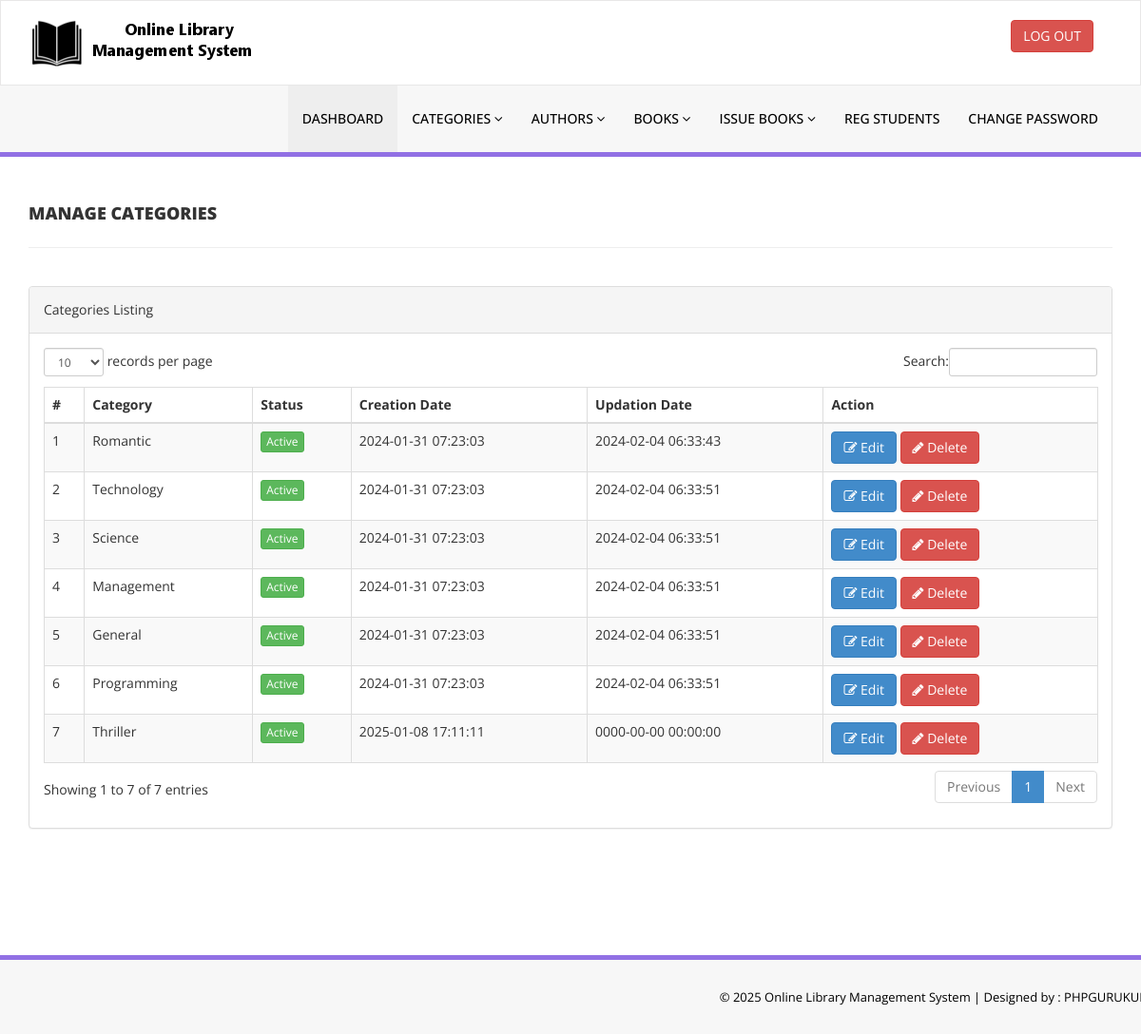
/admin/manage-categories.php (signed in), run on the app's committed database.
### tables this page shows
CREATE TABLE `tblcategory` (
  `id` int(11) NOT NULL,
  `CategoryName` varchar(150) DEFAULT NULL,
  `Status` int(1) DEFAULT NULL,
  `CreationDate` timestamp NULL DEFAULT current_timestamp(),
  `UpdationDate` timestamp NULL DEFAULT '0000-00-00 00:00:00' ON UPDATE current_timestamp()
);

### admin/manage-categories.php (the view, shortened to what this page needs)
<?php
include('includes/config.php');
if(strlen($_SESSION['alogin'])==0)
    {
header('location:index.php');
}
else{
    ?>
<!DOCTYPE html>
<html xmlns="http://www.w3.org/1999/xhtml">
<head>
    <link href="assets/css/bootstrap.css" rel="stylesheet" />
    <link href="assets/css/font-awesome.css" rel="stylesheet" />
    <link href="assets/js/dataTables/dataTables.bootstrap.css" rel="stylesheet" />
    <link href="assets/css/style.css" rel="stylesheet" />
</head>
<body>
<?php include('includes/header.php');?>
    <div class="content-wrapper">
         <div class="container">
        <div class="row pad-botm">
            <div class="col-md-12">
                <h4 class="header-line">Manage Categories</h4>
    </div>
     <div class="row">
</div>
        </div>
            <div class="row">
                <div class="col-md-12">
                    <div class="panel panel-default">
                        <div class="panel-heading">
                           Categories Listing
                        </div>
                        <div class="panel-body">
                            <div class="table-responsive">
                                <table class="table table-striped table-bordered table-hover" id="dataTables-example">
                                    <thead>
                                        <tr>
                                            <th>#</th>
                                            <th>Category</th>
                                            <th>Status</th>
                                            <th>Creation Date</th>
                                            <th>Updation Date</th>
                                            <th>Action</th>
                                        </tr>
                                    </thead>
                                    <tbody>
<?php $sql = "SELECT * from  tblcategory";
$query = $dbh -> prepare($sql);
$query->execute();
$results=$query->fetchAll(PDO::FETCH_OBJ);
$cnt=1;
if($query->rowCount() > 0)
{
foreach($results as $result)
{               ?>
                                        <tr class="odd gradeX">
                                            <td class="center"><?php echo htmlentities($cnt);?></td>
                                            <td class="center"><?php echo htmlentities($result->CategoryName);?></td>
                                            <td class="center"><?php if($result->Status==1) {?>
                                            <a href="#" class="btn btn-success btn-xs">Active</a>
                                            <?php } else {?>
                                            <a href="#" class="btn btn-danger btn-xs">Inactive</a>
                                            <?php } ?></td>
                                            <td class="center"><?php echo htmlentities($result->CreationDate);?></td>
                                            <td class="center"><?php echo htmlentities($result->UpdationDate);?></td>
                                            <td class="center">
                                            <a href="edit-category.php?catid=<?php echo htmlentities($result->id);?>"><button class="btn btn-primary"><i class="fa fa-edit "></i> Edit</button>
                                          <a href="manage-categories.php?del=<?php echo htmlentities($result->id);?>" onclick="return confirm('Are you sure you want to delete?');"" >  <button class="btn btn-danger"><i class="fa fa-pencil"></i> Delete</button>
                                            </td>
                                        </tr>
 <?php $cnt=$cnt+1;}} ?>
                                    </tbody>
                                </table>
                            </div>
                        </div>
                    </div>
                </div>
            </div>
    </div>
    </div>
  <?php include('includes/footer.php');?>
</body>
</html>
<?php } ?>

### admin/assets/css/style.css (style rules this page uses)
.content-wrapper { margin-top: 40px; min-height:800px; padding-bottom:90px; }
.header-line { font-weight:900; padding-bottom:25px; border-bottom:1px solid #eeeeee; text-transform:uppercase; }
.pad-botm { padding-bottom:30px; }

### data on the page
tblcategory: CategoryName "Romantic", Status "Active", CreationDate "2024-01-31 07:23:03", UpdationDate "2024-02-04 06:33:43"
tblcategory: CategoryName "Technology", Status "Active", CreationDate "2024-01-31 07:23:03", UpdationDate "2024-02-04 06:33:51"
tblcategory: CategoryName "Science", Status "Active", CreationDate "2024-01-31 07:23:03", UpdationDate "2024-02-04 06:33:51"
tblcategory: CategoryName "Management", Status "Active", CreationDate "2024-01-31 07:23:03", UpdationDate "2024-02-04 06:33:51"
tblcategory: CategoryName "General", Status "Active", CreationDate "2024-01-31 07:23:03", UpdationDate "2024-02-04 06:33:51"
tblcategory: CategoryName "Programming", Status "Active", CreationDate "2024-01-31 07:23:03", UpdationDate "2024-02-04 06:33:51"
tblcategory: CategoryName "Thriller", Status "Active", CreationDate "2025-01-08 17:11:11", UpdationDate "0000-00-00 00:00:00"
